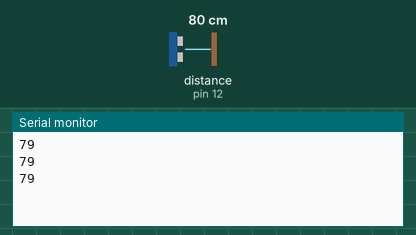
A sketch run on a simulated Arduino Uno, built with avr-gcc and run on an emulated ATmega328P. On the bench: the last lines printed to the serial monitor. Wiring (inferred from the names in the program): ultrasonic range finder: trigger pin 13; echo pin 12. Inputs (shaded band) come from the test bench; at power-on: distance to the obstacle (sensor on pin 12) 80 cm. The echo pulse lasts 58.3 µs per cm.

Above: at 1.3 s.
1.4 s: distance to the obstacle (sensor on pin 12) set to 2 cm
At 1.9 s:
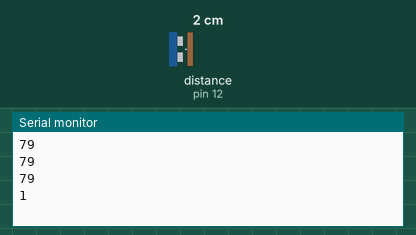
2.9 s: distance to the obstacle (sensor on pin 12) set to 4 cm
At 3.4 s:
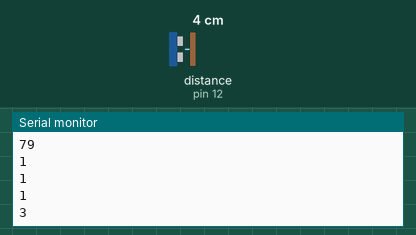
Timing chart, 0 to 5.9 s (numbered marks = the images above; inputs shaded):
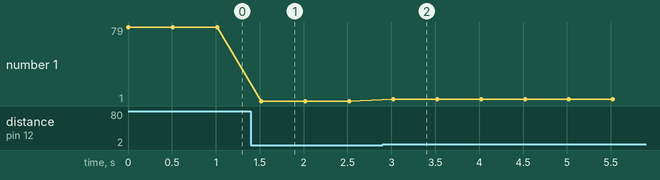

Measured:
- after the input at 1.4 s, the serial monitor: prints a new line after 0.12 s (image 1)
- after the input at 2.9 s, the serial monitor: prints a new line after 0.12 s (image 2)
- plotted number 1: 79 → 1 after the input at 1.4 s, 1 → 3 after the input at 2.9 s

The sketch:

TallerArduinoHardwarethon.ino
```cpp
#define trigPin 13
#define echoPin 12

void setup() {
  // put your setup code here, to run once:
  pinMode(trigPin, OUTPUT);//configuración de pines
  pinMode(echoPin, INPUT);//configuración de pines
  Serial.begin(9600);//abrir puerto serie
}

void loop() {
  // put your main code here, to run repeatedly:
  long duration, distance;
  digitalWrite(trigPin, LOW);
  delayMicroseconds(2);
  digitalWrite(trigPin,HIGH);
  delayMicroseconds(10);
  digitalWrite(trigPin,LOW);
  duration = pulseIn(echoPin, HIGH);//obtener tiempo de viaje
  distance= (duration / 2)/29.1;
  Serial.println(distance);
  delay(500);
}


  //for (int i = 0; i <= 255; i++) {
//    digitalWrite(led, HIGH); //encender LED
//    Serial.println(i);
//    delay(10);
//  }
//
//  for (int i = 0; i <= 255; i++) {
//    digitalWrite(led, LOW); //apagar LED
//    Serial.println(i);
//    delay(10);
//  }
```
